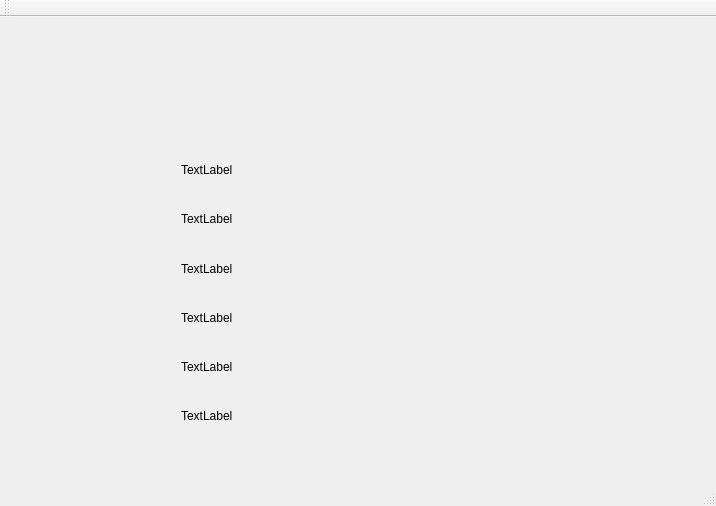
<?xml version="1.0" encoding="UTF-8"?>
<ui version="4.0">
 <class>jade_readerClass</class>
 <widget class="QMainWindow" name="jade_readerClass">
  <property name="geometry">
   <rect>
    <x>0</x>
    <y>0</y>
    <width>716</width>
    <height>506</height>
   </rect>
  </property>
  <property name="windowTitle">
   <string>jade_reader</string>
  </property>
  <widget class="QWidget" name="centralWidget">
   <widget class="QWidget" name="">
    <property name="geometry">
     <rect>
      <x>170</x>
      <y>120</y>
      <width>211</width>
      <height>311</height>
     </rect>
    </property>
    <layout class="QVBoxLayout" name="verticalLayout_3">
     <item>
      <layout class="QVBoxLayout" name="verticalLayout_2">
       <item>
        <widget class="QLabel" name="label_4">
         <property name="text">
          <string>TextLabel</string>
         </property>
        </widget>
       </item>
       <item>
        <widget class="QLabel" name="label_5">
         <property name="text">
          <string>TextLabel</string>
         </property>
        </widget>
       </item>
       <item>
        <widget class="QLabel" name="label_6">
         <property name="text">
          <string>TextLabel</string>
         </property>
        </widget>
       </item>
      </layout>
     </item>
     <item>
      <layout class="QVBoxLayout" name="verticalLayout">
       <item>
        <widget class="QLabel" name="label">
         <property name="text">
          <string>TextLabel</string>
         </property>
        </widget>
       </item>
       <item>
        <widget class="QLabel" name="label_2">
         <property name="text">
          <string>TextLabel</string>
         </property>
        </widget>
       </item>
       <item>
        <widget class="QLabel" name="label_3">
         <property name="text">
          <string>TextLabel</string>
         </property>
        </widget>
       </item>
      </layout>
     </item>
    </layout>
   </widget>
  </widget>
  <widget class="QMenuBar" name="menuBar">
   <property name="geometry">
    <rect>
     <x>0</x>
     <y>0</y>
     <width>716</width>
     <height>21</height>
    </rect>
   </property>
  </widget>
  <widget class="QToolBar" name="mainToolBar">
   <attribute name="toolBarArea">
    <enum>TopToolBarArea</enum>
   </attribute>
   <attribute name="toolBarBreak">
    <bool>false</bool>
   </attribute>
  </widget>
  <widget class="QStatusBar" name="statusBar"/>
 </widget>
 <layoutdefault spacing="6" margin="11"/>
 <resources>
  <include location="jade_reader.qrc"/>
 </resources>
 <connections/>
</ui>
